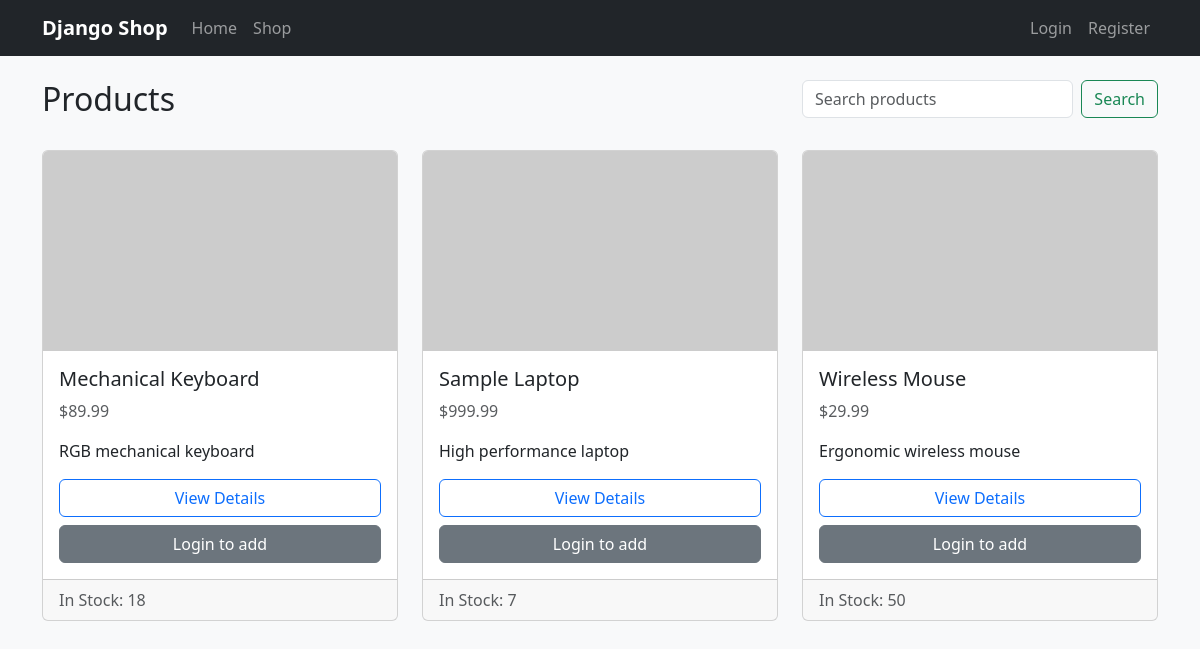
The page / on the database its author committed.
### apps/products/models.py (models this page shows, shortened)
class Product(models.Model):
    name = models.CharField(max_length=255)
    slug = models.SlugField(max_length=255, unique=True)
    description = models.TextField(blank=True)
    price = models.DecimalField(max_digits=10, decimal_places=2)
    image = models.ImageField(upload_to="products/", blank=True, null=True)
    stock = models.PositiveIntegerField(default=0)
    is_active = models.BooleanField(default=True)
    created_at = models.DateTimeField(auto_now_add=True)
    updated_at = models.DateTimeField(auto_now=True)
    class Meta:
        ordering = ["name"]
    def get_absolute_url(self) -> str:
        return reverse("products:product_detail", args=[self.slug])

### apps/products/views.py (the view)
# urls.py: path("", ProductListView.as_view(), name="product_list"),
class ProductListView(ListView):
    template_name = "products/product_list.html"
    context_object_name = "products"
    paginate_by = 9
    def get_queryset(self):  # type: ignore[override]
        queryset = Product.objects.filter(is_active=True)
        query = self.request.GET.get("q")
        if query:
            queryset = queryset.filter(
                Q(name__icontains=query)
                | Q(description__icontains=query)
            )
        return queryset
    def get_context_data(self, **kwargs):  # type: ignore[override]
        context = super().get_context_data(**kwargs)
        context["search_query"] = self.request.GET.get("q", "")
        return context

### apps/cart/context_processors.py (called while the page is built)
def cart_item_count(request: HttpRequest) -> dict[str, int]:
    if request.user.is_authenticated:
        return {"cart_item_count": request.user.cart_items.count()}
    return {"cart_item_count": 0}

### templates/products/product_list.html (shortened to what this page needs)
{% extends "base.html" %}
{% block content %}
<div class="row mb-4">
    <div class="col-md-8">
        <h2>Products</h2>
    </div>
    <div class="col-md-4">
        <form method="get" class="d-flex" role="search">
            <input class="form-control me-2" type="search" placeholder="Search products" aria-label="Search" name="q" value="{{ search_query }}">
            <button class="btn btn-outline-success" type="submit">Search</button>
        </form>
    </div>
</div>
<div class="row g-4">
    {% for product in products %}
        <div class="col-sm-6 col-lg-4">
            <div class="card h-100">
                {% if product.image %}
                    <img src="{{ product.image.url }}" class="card-img-top" alt="{{ product.name }}">
                {% else %}
                    <img src="https://via.placeholder.com/400x300?text=No+Image" class="card-img-top" alt="{{ product.name }}">
                {% endif %}
                <div class="card-body d-flex flex-column">
                    <h5 class="card-title">{{ product.name }}</h5>
                    <p class="card-text text-muted">${{ product.price|floatformat:2 }}</p>
                    <p class="card-text">{{ product.description|truncatewords:15 }}</p>
                    <div class="mt-auto">
                        <a href="{{ product.get_absolute_url }}" class="btn btn-outline-primary w-100 mb-2">View Details</a>
                        {% if user.is_authenticated %}
                            <form method="post" action="{% url 'cart:add' product.slug %}" class="d-grid">
                                {% csrf_token %}
                                <input type="hidden" name="quantity" value="1">
                                <button type="submit" class="btn btn-primary" {% if product.stock == 0 %}disabled{% endif %}>Add to Cart</button>
                            </form>
                        {% else %}
                            <a href="{% url 'users:login' %}" class="btn btn-secondary w-100">Login to add</a>
                        {% endif %}
                    </div>
                </div>
                <div class="card-footer text-muted">
                    {% if product.stock > 0 %}
                        In Stock: {{ product.stock }}
                    {% else %}
                        <span class="text-danger">Out of stock</span>
                    {% endif %}
                </div>
            </div>
        </div>
    {% empty %}
        <div class="col-12">
            <div class="alert alert-info">No products found.</div>
        </div>
    {% endfor %}
</div>
{% endblock %}

### templates/base.html (shortened to what this page needs)
{% load static %}
<!DOCTYPE html>
<html lang="en">
<head>
    <link href="https://cdn.jsdelivr.net/npm/bootstrap@5.3.3/dist/css/bootstrap.min.css" rel="stylesheet">
    <link rel="stylesheet" href="{% static 'css/style.css' %}">
</head>
<body>
<nav class="navbar navbar-expand-lg navbar-dark bg-dark mb-4">
    <div class="container">
        <a class="navbar-brand" href="{% url 'products:product_list' %}">Django Shop</a>
        <div class="collapse navbar-collapse" id="navbarContent">
            <ul class="navbar-nav me-auto mb-2 mb-lg-0">
                <li class="nav-item"><a class="nav-link" href="{% url 'products:product_list' %}">Home</a></li>
                <li class="nav-item"><a class="nav-link" href="{% url 'products:product_list' %}">Shop</a></li>
            </ul>
            <ul class="navbar-nav ms-auto">
                {% if user.is_authenticated %}
                    <li class="nav-item"><span class="navbar-text me-2">Hi, {{ user.username }}!</span></li>
                    <li class="nav-item"><a class="nav-link" href="{% url 'users:logout' %}">Logout</a></li>
                {% else %}
                    <li class="nav-item"><a class="nav-link" href="{% url 'users:login' %}">Login</a></li>
                    <li class="nav-item"><a class="nav-link" href="{% url 'users:register' %}">Register</a></li>
                {% endif %}
            </ul>
        </div>
    </div>
</nav>
<div class="container">
    {% block content %}{% endblock %}
</div>
</body>
</html>

### static/css/style.css (style rules this page uses)
body { background-color: #f8f9fa; }
.navbar-brand { font-weight: 600; }
.card img { object-fit: cover; height: 200px; }

### rows shown on the page
Product: name "Mechanical Keyboard", price "89.99", description "RGB mechanical keyboard", stock "18"
Product: name "Sample Laptop", price "999.99", description "High performance laptop", stock "7"
Product: name "Wireless Mouse", price "29.99", description "Ergonomic wireless mouse", stock "50"
